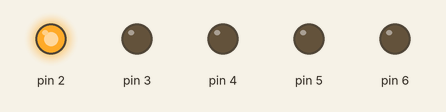
Recording of a sketch running on a simulated Arduino Uno, built with avr-gcc and run on an emulated ATmega328P. Parts: output pins drawn as LEDs (lit = HIGH).

Above: at 0.2 s.
At 1.7 s:
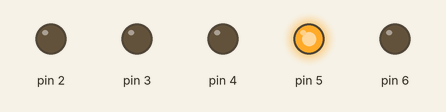
At 2.5 s:
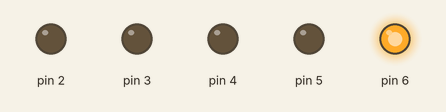
At 4.2 s:
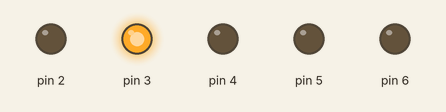
At 6.2 s:
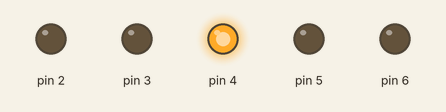
Timing chart, 0 to 6.5 s (numbered marks = the images above):
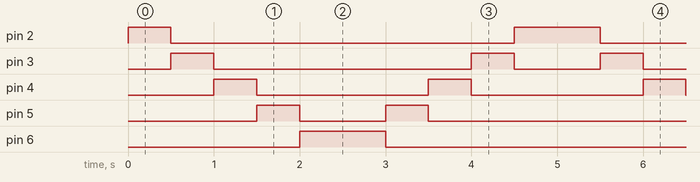

The sketch:

Karasimsek.ino
```cpp
void setup()
{
  for(int Pinler = 2; Pinler < 7; Pinler++)
  {
      pinMode(Pinler , OUTPUT);
  }
}

void loop()
{
  for(int Pin = 2; Pin < 7; Pin++)
  {
    digitalWrite(Pin , HIGH);
    delay(500);
    digitalWrite(Pin , LOW);
  }

  for(int Pin = 6; Pin >= 2; Pin--)
  {
    digitalWrite(Pin , HIGH);
    delay(500);
    digitalWrite(Pin , LOW);
  }
}
```

Measured:
- by itself, pin 2: repeats every 5.0 s: LOW 4.0 s, HIGH 1.0 s
- by itself, pin 3: repeats every 5.0 s: LOW 3.0 s, HIGH 0.50 s, LOW 1.0 s, HIGH 0.50 s
- by itself, pin 4: alternates HIGH for 0.50 s and LOW for 2.0 s
- by itself, pin 5: repeats every 5.0 s: LOW 1.0 s, HIGH 0.50 s, LOW 3.0 s, HIGH 0.50 s
- by itself, pin 6: alternates HIGH for 1.0 s and LOW for 4.0 s
